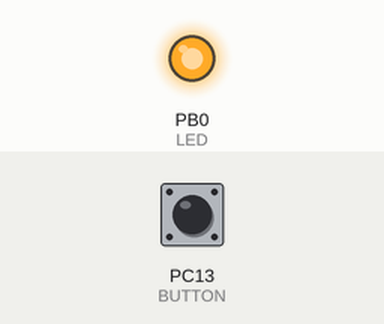
This sketch was run on a simulated STM32 Blue Pill. On the bench: output pins drawn as LEDs (lit = HIGH). The test bench sets the inputs (shaded band); at power-on: PC13 (BUTTON) HIGH.

Above: at 1.2 s.
1.3 s: PC13 (BUTTON) pulled LOW for 0.15 s
At 1.37 s:
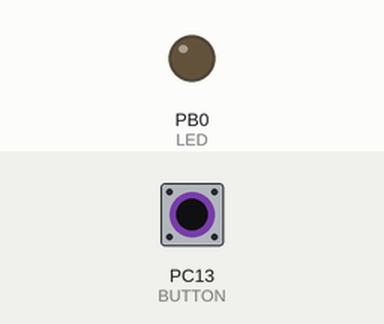
2.9 s: PC13 (BUTTON) pulled LOW for 3.2 s
At 7.3 s:
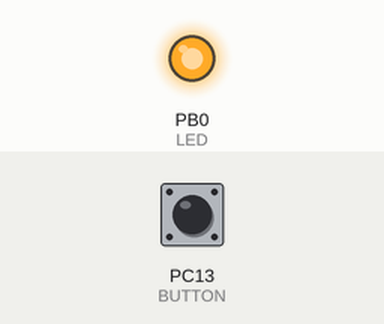
Timing chart, 0 to 8.8 s (numbered marks = the images above; inputs shaded):
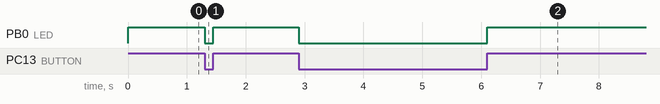

Measured:
- after the input at 1.3 s, PB0 (LED): HIGH → LOW at once, → HIGH 0.15 s later
- after the input at 2.9 s, PB0 (LED): HIGH → LOW at once, → HIGH 3.2 s later

The sketch:

exp05-LED-control_with-Button.ino
```cpp
const int BUTTON = PC13;
const int LED = PB0;

void setup() {
  // put your setup code here, to run once:
  pinMode(BUTTON, INPUT);
  pinMode(LED, OUTPUT);

}

void loop() {
  // put your main code here, to run repeatedly:
  if(digitalRead(BUTTON) == LOW){
    digitalWrite(LED, LOW);
  }
  else{
    digitalWrite(LED, HIGH);
  }

}
```
